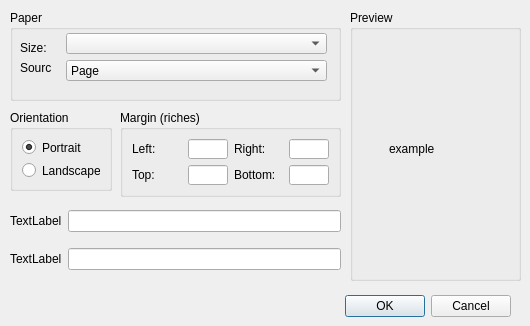
<?xml version="1.0" encoding="UTF-8"?>
<ui version="4.0">
 <class>PageOptionDialog</class>
 <widget class="QDialog" name="PageOptionDialog">
  <property name="geometry">
   <rect>
    <x>0</x>
    <y>0</y>
    <width>530</width>
    <height>326</height>
   </rect>
  </property>
  <property name="windowTitle">
   <string>Dialog</string>
  </property>
  <widget class="QDialogButtonBox" name="buttonBox">
   <property name="geometry">
    <rect>
     <x>170</x>
     <y>290</y>
     <width>341</width>
     <height>32</height>
    </rect>
   </property>
   <property name="orientation">
    <enum>Qt::Horizontal</enum>
   </property>
   <property name="standardButtons">
    <set>QDialogButtonBox::Cancel|QDialogButtonBox::Ok</set>
   </property>
  </widget>
  <widget class="QGroupBox" name="groupBox">
   <property name="geometry">
    <rect>
     <x>10</x>
     <y>10</y>
     <width>331</width>
     <height>91</height>
    </rect>
   </property>
   <property name="title">
    <string>Paper</string>
   </property>
   <widget class="QWidget" name="verticalLayoutWidget">
    <property name="geometry">
     <rect>
      <x>56</x>
      <y>23</y>
      <width>261</width>
      <height>48</height>
     </rect>
    </property>
    <layout class="QVBoxLayout" name="verticalLayout">
     <item>
      <widget class="QComboBox" name="sizeComboBox"/>
     </item>
     <item>
      <widget class="QComboBox" name="sourceComboBox">
       <item>
        <property name="text">
         <string>Page</string>
        </property>
       </item>
       <item>
        <property name="text">
         <string>Page (without margins)</string>
        </property>
       </item>
      </widget>
     </item>
    </layout>
   </widget>
   <widget class="QLabel" name="label">
    <property name="geometry">
     <rect>
      <x>10</x>
      <y>30</y>
      <width>41</width>
      <height>16</height>
     </rect>
    </property>
    <property name="text">
     <string>Size:</string>
    </property>
   </widget>
   <widget class="QLabel" name="label_2">
    <property name="geometry">
     <rect>
      <x>10</x>
      <y>50</y>
      <width>31</width>
      <height>16</height>
     </rect>
    </property>
    <property name="text">
     <string>Source:</string>
    </property>
   </widget>
  </widget>
  <widget class="QGroupBox" name="groupBox_2">
   <property name="geometry">
    <rect>
     <x>10</x>
     <y>110</y>
     <width>102</width>
     <height>81</height>
    </rect>
   </property>
   <property name="title">
    <string>Orientation</string>
   </property>
   <layout class="QVBoxLayout" name="verticalLayout_2">
    <item>
     <widget class="QRadioButton" name="portraitOrientation">
      <property name="text">
       <string>Portrait</string>
      </property>
      <property name="checked">
       <bool>true</bool>
      </property>
     </widget>
    </item>
    <item>
     <widget class="QRadioButton" name="landscapeOrientation">
      <property name="text">
       <string>Landscape</string>
      </property>
     </widget>
    </item>
   </layout>
  </widget>
  <widget class="QGroupBox" name="groupBox_3">
   <property name="geometry">
    <rect>
     <x>120</x>
     <y>110</y>
     <width>221</width>
     <height>87</height>
    </rect>
   </property>
   <property name="title">
    <string>Margin (riches)</string>
   </property>
   <layout class="QGridLayout" name="gridLayout">
    <item row="0" column="0">
     <layout class="QHBoxLayout" name="horizontalLayout_3">
      <item>
       <layout class="QVBoxLayout" name="verticalLayout_3">
        <item>
         <layout class="QHBoxLayout" name="horizontalLayout_2">
          <item>
           <widget class="QLabel" name="label_4">
            <property name="text">
             <string>Left:</string>
            </property>
           </widget>
          </item>
          <item>
           <widget class="QLineEdit" name="leftMargin">
            <property name="maximumSize">
             <size>
              <width>40</width>
              <height>16777215</height>
             </size>
            </property>
           </widget>
          </item>
         </layout>
        </item>
        <item>
         <layout class="QHBoxLayout" name="horizontalLayout">
          <item>
           <widget class="QLabel" name="label_3">
            <property name="text">
             <string>Top:</string>
            </property>
           </widget>
          </item>
          <item>
           <widget class="QLineEdit" name="topMargin">
            <property name="maximumSize">
             <size>
              <width>40</width>
              <height>16777215</height>
             </size>
            </property>
           </widget>
          </item>
         </layout>
        </item>
       </layout>
      </item>
      <item>
       <layout class="QVBoxLayout" name="verticalLayout_4">
        <item>
         <layout class="QHBoxLayout" name="horizontalLayout_4">
          <item>
           <widget class="QLabel" name="label_5">
            <property name="text">
             <string>Right:</string>
            </property>
           </widget>
          </item>
          <item>
           <widget class="QLineEdit" name="rightMargin">
            <property name="maximumSize">
             <size>
              <width>40</width>
              <height>16777215</height>
             </size>
            </property>
           </widget>
          </item>
         </layout>
        </item>
        <item>
         <layout class="QHBoxLayout" name="horizontalLayout_5">
          <item>
           <widget class="QLabel" name="label_6">
            <property name="text">
             <string>Bottom:</string>
            </property>
           </widget>
          </item>
          <item>
           <widget class="QLineEdit" name="bottomMargin">
            <property name="maximumSize">
             <size>
              <width>40</width>
              <height>16777215</height>
             </size>
            </property>
           </widget>
          </item>
         </layout>
        </item>
       </layout>
      </item>
     </layout>
    </item>
   </layout>
  </widget>
  <widget class="QWidget" name="verticalLayoutWidget_4">
   <property name="geometry">
    <rect>
     <x>10</x>
     <y>200</y>
     <width>331</width>
     <height>80</height>
    </rect>
   </property>
   <layout class="QVBoxLayout" name="verticalLayout_6">
    <item>
     <layout class="QHBoxLayout" name="horizontalLayout_8">
      <item>
       <widget class="QLabel" name="label_9">
        <property name="text">
         <string>TextLabel</string>
        </property>
       </widget>
      </item>
      <item>
       <widget class="QLineEdit" name="lineEdit_7"/>
      </item>
     </layout>
    </item>
    <item>
     <layout class="QHBoxLayout" name="horizontalLayout_9">
      <item>
       <widget class="QLabel" name="label_10">
        <property name="text">
         <string>TextLabel</string>
        </property>
       </widget>
      </item>
      <item>
       <widget class="QLineEdit" name="lineEdit_8"/>
      </item>
     </layout>
    </item>
   </layout>
  </widget>
  <widget class="QGroupBox" name="groupBox_4">
   <property name="geometry">
    <rect>
     <x>350</x>
     <y>10</y>
     <width>171</width>
     <height>271</height>
    </rect>
   </property>
   <property name="title">
    <string>Preview</string>
   </property>
   <layout class="QGridLayout" name="gridLayout_2">
    <item row="0" column="0">
     <widget class="QLabel" name="preview">
      <property name="text">
       <string/>
      </property>
      <property name="pixmap">
       <pixmap>../build-Notepad-Desktop_Qt_5_7_0_MinGW_32bit-Debug/debug/config/paper.gif</pixmap>
      </property>
      <property name="alignment">
       <set>Qt::AlignCenter</set>
      </property>
     </widget>
    </item>
   </layout>
  </widget>
  <widget class="QLabel" name="example">
   <property name="geometry">
    <rect>
     <x>389</x>
     <y>85</y>
     <width>84</width>
     <height>127</height>
    </rect>
   </property>
   <property name="text">
    <string>example</string>
   </property>
  </widget>
 </widget>
 <resources/>
 <connections>
  <connection>
   <sender>buttonBox</sender>
   <signal>accepted()</signal>
   <receiver>PageOptionDialog</receiver>
   <slot>accept()</slot>
   <hints>
    <hint type="sourcelabel">
     <x>248</x>
     <y>254</y>
    </hint>
    <hint type="destinationlabel">
     <x>157</x>
     <y>274</y>
    </hint>
   </hints>
  </connection>
  <connection>
   <sender>buttonBox</sender>
   <signal>rejected()</signal>
   <receiver>PageOptionDialog</receiver>
   <slot>reject()</slot>
   <hints>
    <hint type="sourcelabel">
     <x>316</x>
     <y>260</y>
    </hint>
    <hint type="destinationlabel">
     <x>286</x>
     <y>274</y>
    </hint>
   </hints>
  </connection>
 </connections>
</ui>
